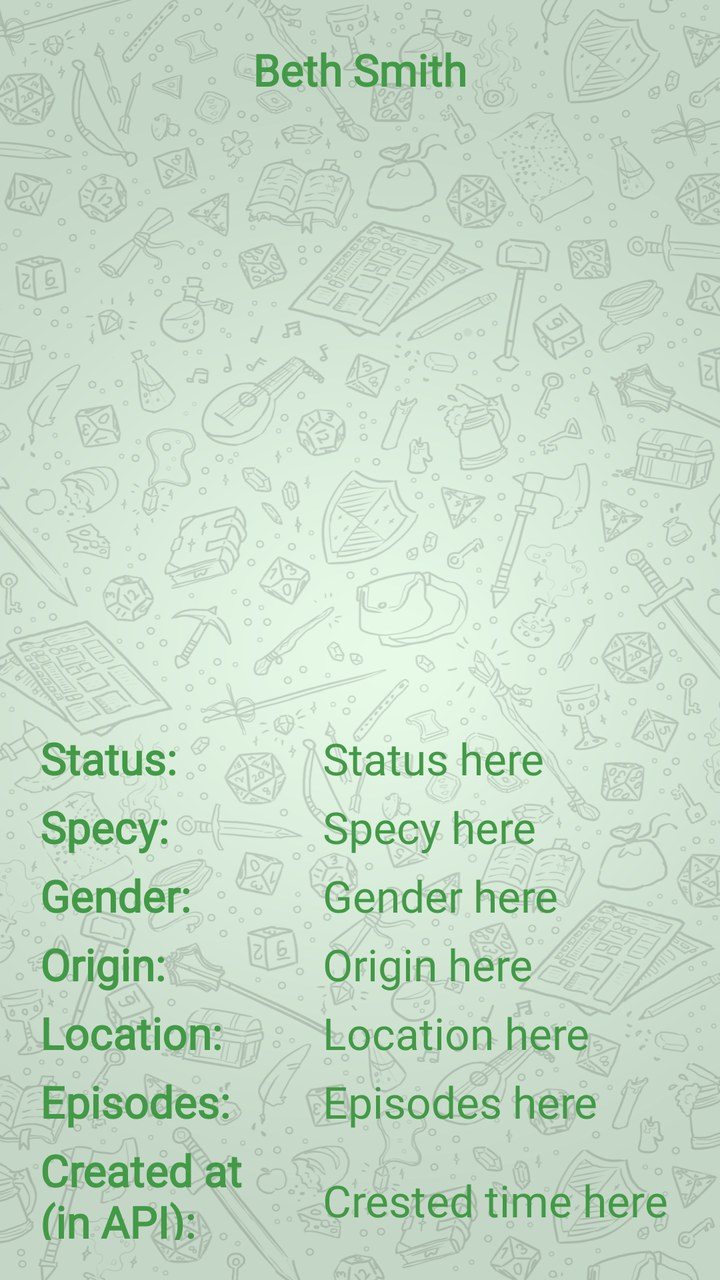
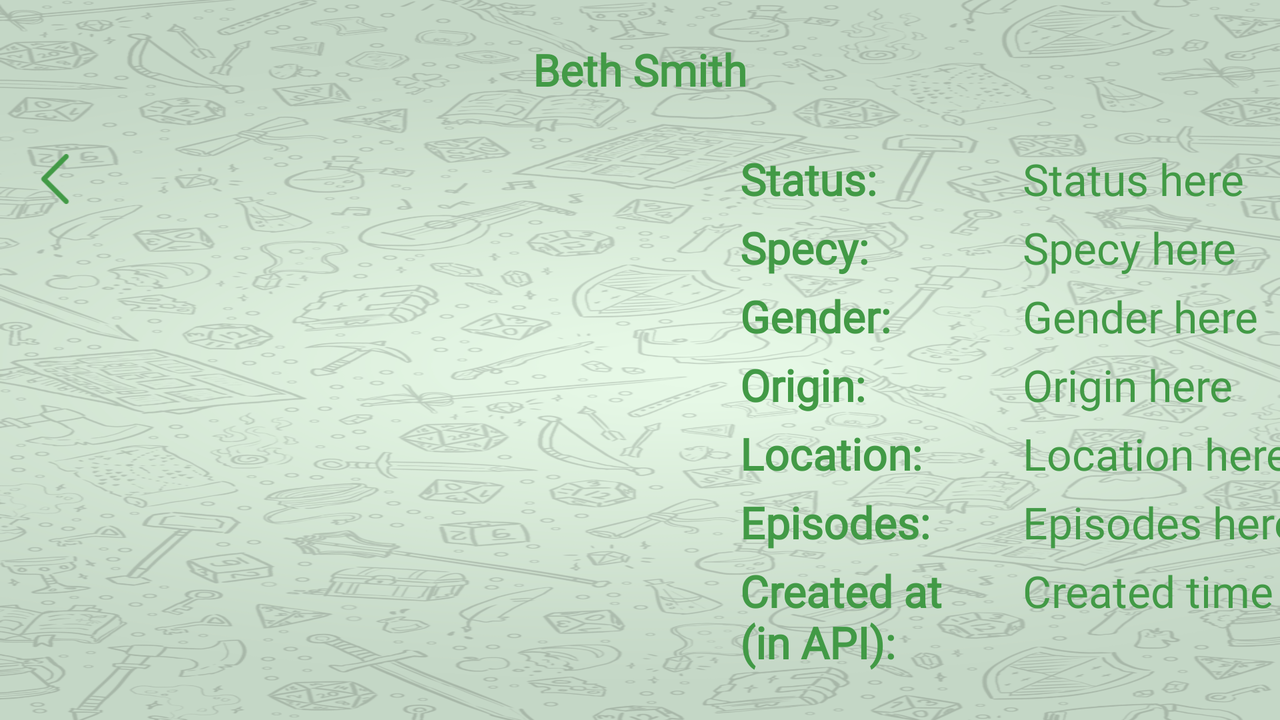

First picture: res/layout/ on a phone held upright. Second picture: the repository's own variant of that layout, on a device whose configuration matches the variant's folder. Source for both follows.
<!-- AndroidManifest.xml: application theme Theme.RickMorty2 -->
<!-- res/layout/activity_third.xml -->
<?xml version="1.0" encoding="utf-8"?>
<RelativeLayout xmlns:android="http://schemas.android.com/apk/res/android"
    xmlns:app="http://schemas.android.com/apk/res-auto"
    xmlns:tools="http://schemas.android.com/tools"
    android:layout_width="match_parent"
    android:layout_height="match_parent"
    android:background="@drawable/indir2"
    tools:context=".ThirdAct">

    <ImageView
        android:layout_below="@id/textView2"
        android:id="@+id/imageView2"
        android:layout_centerHorizontal="true"

        android:layout_width="275dp"
        android:layout_height="275dp"
        app:srcCompat="@drawable/indir4"
        android:layout_marginTop="20dp"

         />

    <TextView
        android:id="@+id/textView2"
        android:layout_width="wrap_content"
        android:layout_height="wrap_content"
        android:layout_centerHorizontal="true"
        android:layout_marginTop="20dp"
        android:fontFamily="@font/get_schwifty"
        android:text="Beth Smith"

        android:textColor="#429A46"

        android:textSize="22dp"
        android:textStyle="bold" />

    <TableLayout

        android:layout_width="wrap_content"
        android:layout_below="@+id/imageView2"
        android:layout_height="wrap_content">

        <TableRow

            android:layout_width="match_parent"
            android:layout_height="match_parent" >

            <TextView
                android:id="@+id/textView3"
                android:layout_width="wrap_content"
                android:layout_height="wrap_content"
                android:layout_marginLeft="20dp"
                android:layout_marginTop="20dp"
                android:layout_marginRight="20dp"
                android:fontFamily="@font/avenir"
                android:text="Status:"
                android:textColor="#429A46"
                android:textSize="22dp"
                android:textStyle="bold" />
            <TextView
                android:id="@+id/status"
                android:layout_width="wrap_content"
                android:layout_height="wrap_content"
                android:layout_marginLeft="20dp"
                android:layout_marginTop="20dp"
                android:fontFamily="@font/avenir"
                android:text="Status here"
                android:textColor="#429A46"
                android:textSize="22dp"
                android:textStyle="normal" />
        </TableRow>

        <TableRow
            android:layout_width="match_parent"
            android:layout_height="match_parent">

            <TextView
                android:id="@+id/textView4"
                android:layout_width="wrap_content"
                android:layout_height="wrap_content"
                android:layout_marginLeft="20dp"
                android:layout_marginRight="20dp"
                android:layout_marginTop="5dp"
                android:fontFamily="@font/avenir"
                android:text="Specy:"
                android:textColor="#429A46"
                android:textSize="22dp"
                android:textStyle="bold" />
            <TextView
                android:id="@+id/specy"
                android:layout_width="wrap_content"
                android:layout_height="wrap_content"
                android:layout_marginLeft="20dp"
                android:layout_marginTop="5dp"
                android:fontFamily="@font/avenir"
                android:text="Specy here"
                android:textColor="#429A46"
                android:textSize="22dp"
                android:textStyle="normal" />
        </TableRow>

        <TableRow
            android:layout_width="match_parent"
            android:layout_height="match_parent" >

            <TextView
                android:id="@+id/textView5"
                android:layout_width="wrap_content"
                android:layout_height="wrap_content"
                android:layout_marginLeft="20dp"

                android:layout_marginTop="5dp"
                android:fontFamily="@font/avenir"
                android:text="Gender:"
                android:layout_marginRight="20dp"
                android:textColor="#429A46"
                android:textSize="22dp"
                android:textStyle="bold" />
            <TextView
                android:id="@+id/gender"
                android:layout_width="wrap_content"
                android:layout_height="wrap_content"
                android:layout_marginLeft="20dp"
                android:layout_marginTop="5dp"
                android:fontFamily="@font/avenir"
                android:text="Gender here"
                android:textColor="#429A46"
                android:textSize="22dp"
                android:textStyle="normal" />
        </TableRow>

        <TableRow
            android:layout_width="match_parent"
            android:layout_height="match_parent" >

            <TextView
                android:id="@+id/textView6"
                android:layout_width="wrap_content"
                android:layout_height="wrap_content"
                android:layout_marginLeft="20dp"
                android:layout_marginTop="5dp"
                android:fontFamily="@font/avenir"
                android:text="Origin:"
                android:layout_marginRight="20dp"
                android:textColor="#429A46"
                android:textSize="22dp"
                android:textStyle="bold" />
            <TextView
                android:id="@+id/origin"
                android:layout_width="wrap_content"
                android:layout_height="wrap_content"
                android:layout_marginLeft="20dp"
                android:layout_marginTop="5dp"
                android:fontFamily="@font/avenir"
                android:text="Origin here"
                android:textColor="#429A46"
                android:textSize="22dp"
                android:textStyle="normal" />
        </TableRow>

        <TableRow
            android:layout_width="match_parent"
            android:layout_height="match_parent" >

            <TextView
                android:id="@+id/textView7"
                android:layout_width="wrap_content"
                android:layout_height="wrap_content"
                android:layout_marginLeft="20dp"
                android:layout_marginTop="5dp"
                android:fontFamily="@font/avenir"
                android:text="Location:"
                android:textColor="#429A46"
                android:textSize="22dp"
                android:layout_marginRight="20dp"
                android:textStyle="bold" />
            <TextView
                android:id="@+id/location"
                android:layout_width="wrap_content"
                android:layout_height="wrap_content"
                android:layout_marginLeft="20dp"
                android:layout_marginTop="5dp"
                android:fontFamily="@font/avenir"
                android:text="Location here"
                android:textColor="#429A46"
                android:textSize="22dp"
                android:textStyle="normal" />
        </TableRow>

        <TableRow
            android:layout_width="match_parent"
            android:layout_height="match_parent" >

            <TextView
                android:id="@+id/textView8"
                android:layout_width="wrap_content"
                android:layout_height="wrap_content"
                android:layout_marginLeft="20dp"
                android:layout_marginTop="5dp"
                android:fontFamily="@font/avenir"
                android:text="Episodes:"
                android:textColor="#429A46"
                android:textSize="22dp"
                android:layout_marginRight="20dp"
                android:textStyle="bold" />
            <TextView
                android:id="@+id/episodes"
                android:layout_width="wrap_content"
                android:layout_height="wrap_content"
                android:layout_marginLeft="20dp"
                android:layout_marginTop="5dp"
                android:fontFamily="@font/avenir"
                android:text="Episodes here"
                android:textColor="#429A46"
                android:textSize="22dp"
                android:textStyle="normal" />
        </TableRow>

        <TableRow

            android:layout_width="match_parent"
            android:layout_height="match_parent">

            <TextView
                android:id="@+id/textView9"
                android:layout_width="wrap_content"
                android:layout_height="wrap_content"
                android:layout_marginLeft="20dp"
                android:layout_marginTop="5dp"
                android:layout_marginBottom="20dp"
                android:fontFamily="@font/avenir"
                android:text="Created at\n(in API):"
                android:textColor="#429A46"
                android:textSize="22dp"
                android:layout_marginRight="20dp"
                android:textStyle="bold" />
            <TextView
                android:id="@+id/createdat"
                android:layout_width="wrap_content"
                android:layout_height="wrap_content"
                android:layout_marginLeft="20dp"
                android:layout_marginTop="20dp"

                android:fontFamily="@font/avenir"
                android:text="Crested time here"
                android:textColor="#429A46"
                android:textSize="22dp"
                android:textStyle="normal" />
        </TableRow>
    </TableLayout>

</RelativeLayout>
<!-- resources referenced by this layout -->
<resources>
  <!-- drawable indir2: png bitmap (drawable, 612052 bytes) -->
  <!-- from res/values-v27/ -->
  <style name="Theme.RickMorty2" parent="Theme.MaterialComponents.DayNight.DarkActionBar">
          
          <item name="colorPrimary">@color/purple_500</item>
          <item name="colorPrimaryVariant">@color/purple_700</item>
          <item name="colorOnPrimary">@color/white</item>
          
          <item name="colorSecondary">@color/teal_200</item>
          <item name="colorSecondaryVariant">@color/teal_700</item>
          <item name="colorOnSecondary">@color/black</item>
          
          <item name="android:statusBarColor">?attr/colorPrimaryVariant</item>
          <item name="android:fontFamily">@font/avenir</item>
          <item name="android:windowLayoutInDisplayCutoutMode">
              shortEdges 
          </item>
          
      </style>
  <color name="purple_500">#FF6200EE</color>
  <color name="purple_700">#FF3700B3</color>
  <color name="white">#FFFFFFFF</color>
  <color name="teal_200">#FF03DAC5</color>
  <color name="teal_700">#FF018786</color>
  <color name="black">#FF000000</color>
</resources>
<!-- res/layout-land/activity_third.xml (the repository's variant of the layout above) -->
<!-- drawn on the phone turned sideways -->
<?xml version="1.0" encoding="utf-8"?>
<RelativeLayout xmlns:android="http://schemas.android.com/apk/res/android"
    xmlns:app="http://schemas.android.com/apk/res-auto"
    xmlns:tools="http://schemas.android.com/tools"
    android:layout_width="wrap_content"
    android:layout_height="match_parent"
    android:background="@drawable/indir2"

    tools:context=".ThirdAct">

    <ImageButton
        android:id="@+id/backToSecond"
        android:layout_width="25dp"
        android:layout_height="25dp"
        android:layout_gravity="center"
        android:layout_marginLeft="15dp"
        android:layout_marginTop="77dp"
        android:background="@drawable/back" />

    <ImageView


        android:layout_below="@id/headline"
        android:id="@+id/imageView2"

        android:layout_marginLeft="50dp"
        android:layout_width="275dp"
        android:layout_height="275dp"
        app:srcCompat="@drawable/indir4"
        android:layout_marginTop="20dp"

        />

    <TextView
        android:id="@+id/headline"
        android:layout_width="wrap_content"
        android:layout_height="wrap_content"
        android:layout_centerHorizontal="true"
        android:layout_marginTop="20dp"
        android:fontFamily="@font/get_schwifty"
        android:text="Beth Smith"

        android:textColor="#429A46"

        android:textSize="22dp"
        android:textStyle="bold" />

    <TableLayout

        android:layout_width="wrap_content"
        android:layout_below="@+id/imageView2"
        android:layout_marginTop="-290dp"
        android:layout_marginLeft="350dp"


        android:layout_height="wrap_content">

        <TableRow

            android:layout_width="wrap_content"

            android:layout_height="wrap_content" >

            <TextView
                android:id="@+id/textView3"
                android:layout_width="wrap_content"
                android:layout_height="wrap_content"
                android:layout_marginLeft="20dp"
                android:layout_marginTop="20dp"
                android:layout_marginRight="20dp"
                android:fontFamily="@font/avenir"
                android:text="Status:"
                android:textColor="#429A46"
                android:textSize="22dp"
                android:textStyle="bold" />
            <TextView
                android:id="@+id/status"
                android:layout_width="wrap_content"
                android:layout_height="wrap_content"
                android:layout_marginLeft="20dp"
                android:layout_marginTop="20dp"
                android:fontFamily="@font/avenir"
                android:text="Status here"
                android:textColor="#429A46"
                android:textSize="22dp"
                android:textStyle="normal" />
        </TableRow>

        <TableRow
            android:layout_width="match_parent"
            android:layout_height="wrap_content">

            <TextView
                android:id="@+id/textView4"
                android:layout_width="wrap_content"
                android:layout_height="wrap_content"
                android:layout_marginLeft="20dp"
                android:layout_marginRight="20dp"
                android:layout_marginTop="5dp"
                android:fontFamily="@font/avenir"
                android:text="Specy:"
                android:textColor="#429A46"
                android:textSize="22dp"
                android:textStyle="bold" />
            <TextView
                android:id="@+id/specy"
                android:layout_width="wrap_content"
                android:layout_height="wrap_content"
                android:layout_marginLeft="20dp"
                android:layout_marginTop="5dp"
                android:fontFamily="@font/avenir"
                android:text="Specy here"
                android:textColor="#429A46"
                android:textSize="22dp"
                android:textStyle="normal" />
        </TableRow>

        <TableRow
            android:layout_width="match_parent"
            android:layout_height="wrap_content" >

            <TextView
                android:id="@+id/textView5"
                android:layout_width="wrap_content"
                android:layout_height="wrap_content"
                android:layout_marginLeft="20dp"

                android:layout_marginTop="5dp"
                android:fontFamily="@font/avenir"
                android:text="Gender:"
                android:layout_marginRight="20dp"
                android:textColor="#429A46"
                android:textSize="22dp"
                android:textStyle="bold" />
            <TextView
                android:id="@+id/gender"

                android:layout_width="wrap_content"
                android:layout_height="wrap_content"
                android:layout_marginLeft="20dp"
                android:layout_marginTop="5dp"
                android:fontFamily="@font/avenir"
                android:text="Gender here"
                android:textColor="#429A46"
                android:textSize="22dp"
                android:textStyle="normal" />
        </TableRow>

        <TableRow
            android:layout_width="match_parent"
            android:layout_height="wrap_content" >

            <TextView
                android:id="@+id/textView6"
                android:layout_width="wrap_content"
                android:layout_height="wrap_content"
                android:layout_marginLeft="20dp"
                android:layout_marginTop="5dp"
                android:fontFamily="@font/avenir"
                android:text="Origin:"
                android:layout_marginRight="20dp"
                android:textColor="#429A46"
                android:textSize="22dp"
                android:textStyle="bold" />
            <TextView
                android:id="@+id/origin"
                android:layout_width="200dp"
                android:layout_height="wrap_content"
                android:layout_marginLeft="20dp"
                android:layout_marginRight="50dp"
                android:layout_marginTop="5dp"
                android:fontFamily="@font/avenir"
                android:text="Origin here"
                android:textColor="#429A46"
                android:textSize="22dp"
                android:textStyle="normal" />
        </TableRow>

        <TableRow
            android:layout_width="match_parent"
            android:layout_height="wrap_content" >

            <TextView
                android:id="@+id/textView7"
                android:layout_width="wrap_content"
                android:layout_height="wrap_content"
                android:layout_marginLeft="20dp"
                android:layout_marginTop="5dp"
                android:fontFamily="@font/avenir"
                android:text="Location:"
                android:textColor="#429A46"
                android:textSize="22dp"
                android:layout_marginRight="20dp"
                android:textStyle="bold" />
            <TextView
                android:id="@+id/location"
                android:layout_width="200dp"
                android:layout_height="wrap_content"
                android:layout_marginLeft="20dp"
                android:layout_marginRight="50dp"
                android:layout_marginTop="5dp"
                android:fontFamily="@font/avenir"
                android:text="Location here"
                android:textColor="#429A46"
                android:textSize="22dp"
                android:textStyle="normal" />
        </TableRow>

        <TableRow
            android:layout_width="match_parent"
            android:layout_height="wrap_content" >

            <TextView
                android:id="@+id/textView8"
                android:layout_width="wrap_content"
                android:layout_height="wrap_content"
                android:layout_marginLeft="20dp"
                android:layout_marginTop="5dp"
                android:fontFamily="@font/avenir"
                android:text="Episodes:"
                android:textColor="#429A46"
                android:textSize="22dp"
                android:layout_marginRight="20dp"
                android:textStyle="bold" />
            <TextView
                android:id="@+id/episodes"
                android:layout_width="200dp"
                android:layout_height="wrap_content"
                android:layout_marginLeft="20dp"
                android:layout_marginRight="50dp"
                android:layout_marginTop="5dp"
                android:fontFamily="@font/avenir"
                android:text="Episodes here"
                android:textColor="#429A46"
                android:textSize="22dp"
                android:textStyle="normal" />
        </TableRow>

        <TableRow

            android:layout_width="match_parent"
            android:layout_height="wrap_content">

            <TextView
                android:id="@+id/textView9"

                android:layout_width="wrap_content"
                android:layout_height="wrap_content"
                android:layout_marginLeft="20dp"
                android:layout_marginTop="5dp"
                android:layout_marginBottom="20dp"
                android:fontFamily="@font/avenir"
                android:text="Created at\n(in API):"
                android:textColor="#429A46"
                android:textSize="22dp"

                android:layout_marginRight="20dp"
                android:textStyle="bold" />
            <TextView
                android:id="@+id/created"
                android:layout_width="200dp"
                android:layout_height="wrap_content"
                android:layout_marginLeft="20dp"
                android:layout_marginRight="50dp"
                android:layout_marginTop="5dp"
                android:fontFamily="@font/avenir"
                android:text="Created time here"
                android:textColor="#429A46"
                android:textSize="22dp"
                android:textStyle="normal" />
        </TableRow>
    </TableLayout>

</RelativeLayout>
<!-- resources referenced by the variant -->
<!-- as the phone turned sideways resolves them -->
<resources>
  <!-- drawable back: png bitmap (drawable, 1477 bytes) -->
  <!-- drawable indir2: png bitmap (drawable, 612052 bytes) -->
  <!-- from res/values-v27/ -->
  <style name="Theme.RickMorty2" parent="Theme.MaterialComponents.DayNight.DarkActionBar">
          
          <item name="colorPrimary">@color/purple_500</item>
          <item name="colorPrimaryVariant">@color/purple_700</item>
          <item name="colorOnPrimary">@color/white</item>
          
          <item name="colorSecondary">@color/teal_200</item>
          <item name="colorSecondaryVariant">@color/teal_700</item>
          <item name="colorOnSecondary">@color/black</item>
          
          <item name="android:statusBarColor">?attr/colorPrimaryVariant</item>
          <item name="android:fontFamily">@font/avenir</item>
          <item name="android:windowLayoutInDisplayCutoutMode">
              shortEdges 
          </item>
          
      </style>
  <color name="purple_500">#FF6200EE</color>
  <color name="purple_700">#FF3700B3</color>
  <color name="white">#FFFFFFFF</color>
  <color name="teal_200">#FF03DAC5</color>
  <color name="teal_700">#FF018786</color>
  <color name="black">#FF000000</color>
</resources>
